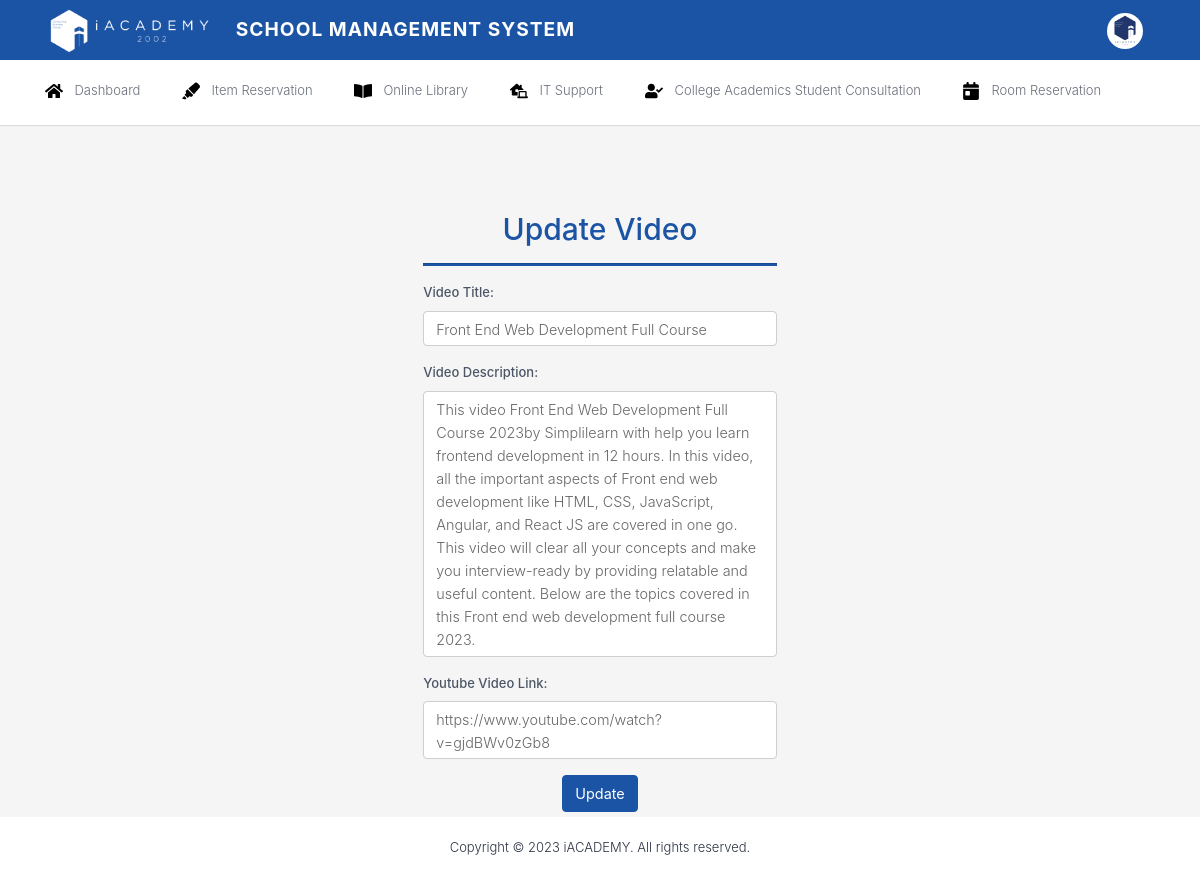
The app's page /update_video.php?updateid=25 (signed in) with its own data.
### tables this page shows
CREATE TABLE `videos` (
  `id` int(11) NOT NULL,
  `title` varchar(255) NOT NULL,
  `video` varchar(255) NOT NULL,
  `description` text NOT NULL,
  `uploader` varchar(255) NOT NULL,
  `timestamp` timestamp NOT NULL DEFAULT current_timestamp(),
  `is_deleted` tinyint(1) NOT NULL DEFAULT 0
);

### update_video.php (the view, shortened to what this page needs)
<?php
include('includes/database.php');
$update_id = $_GET['updateid'];
$select_query = "SELECT * FROM videos WHERE id = ?";
$stmt_select = $mysqli->prepare($select_query);
$stmt_select->bind_param("i", $update_id);
$stmt_select->execute();
$result_select = $stmt_select->get_result();
$row = $result_select->fetch_assoc();
$video_title = $row['title'];
$video_description = $row['description'];
$video_link = $row['video'];
?>
<!DOCTYPE html>
<html lang="en" dir="ltr">
<head>
  <link href="includes/appnewvampstable.css" rel="stylesheet" type="text/css">
  <link href="https://stackpath.bootstrapcdn.com/bootstrap/4.3.1/css/bootstrap.min.css" rel="stylesheet">
  <link href="includes/appnewvampstable.css" rel="stylesheet" type="text/css">
</head>
  <body>
    <div id="app">
      <div data-v-37f647ee="" id="wrapper" class="wrapper">
        <header data-v-10f215ae="" data-v-37f647ee="" id="topnav">
          <div data-v-10f215ae="" class="topbar-main d-flex align-items-center">
            <div data-v-10f215ae="" class="container-fluid">
              <div data-v-10f215ae="" class="logo">
                <a data-v-10f215ae="" class="logo active">
                  <span data-v-10f215ae="" class="logo-large">
                    <img data-v-10f215ae="" src="includes/newlogo-2020.png" height="50" alt="">
                    <small data-v-10f215ae="" class="ml-3 sms_nav font-weight-bold" style="font-size: 1.2rem;">School Management System</small>
                  </span>
                </a>
              </div>
              <div data-v-10f215ae="" class="menu-extras topbar-custom">
                <ul data-v-10f215ae="" class="list-inline float-right mb-0">
                  <li data-v-10f215ae="" class="list-inline-item dropdown notification-list">
                    <a data-v-10f215ae="" data-toggle="dropdown" href="https://portalv2.iacademy.edu.ph/callback/google?state=qGbwXtEAOJdmjOm9UXK5Kz4OUHr0qCSZ6VWdRBnn&amp;code=4%2F0AeaYSHBAcmeF8xhzyHrF6qg54CFcNQum5NcGxJxJ6jzdnQT_JzmOVIsyiqCcbOqTBMlMYQ&amp;scope=email+profile+openid+https%3A%2F%2Fwww.googleapis.com%2Fauth%2Fuserinfo.profile+https%3A%2F%2Fwww.googleapis.com%2Fauth%2Fuserinfo.email&amp;authuser=0&amp;hd=iacademy.edu.ph&amp;prompt=consent#"
                      role="button" aria-haspopup="false" aria-expanded="false" class="nav-link dropdown-toggle waves-effect nav-user">
                      <img data-v-10f215ae="" alt="user" class="rounded-circle ml-2" src="includes/default.png">
                    </a>
                  </li>
                </ul>
              </div>
              <div data-v-10f215ae="" class="clearfix"></div>
            </div>
          </div>
          <div data-v-10f215ae="" id="accordion" class="navbar-custom">
            <div data-v-10f215ae="" class="container">
              <div data-v-10f215ae="" id="navigation" style="display: flex !important;">
                <ul data-v-10f215ae="" id="collapseOne" aria-labelledby="headingOne" data-parent="#accordion" class="navigation-menu collapse">
                  <li data-v-10f215ae=""><a data-v-10f215ae="" class="waves-effect waves-primary active"><img data-v-10f215ae="" alt="" src="includes/home-solid.svg" class="mr-2"> <span data-v-10f215ae=""> Dashboard </span></a></li>
                  <li data-v-10f215ae=""><a data-v-10f215ae="" target="" class="waves-effect waves-primary asx"><img data-v-10f215ae="" src="includes/item-borrowing-solid.svg" alt="" class="mr-2"> <span data-v-10f215ae=""> Item Reservation </span></a></li>
                  <li data-v-10f215ae=""><a data-v-10f215ae="" target="_blank" class="waves-effect waves-primary asx"><img data-v-10f215ae="" src="includes/library-solid.svg" alt="" class="mr-2"> <span data-v-10f215ae=""> Online Library </span></a></li>
                  <li data-v-10f215ae=""><a data-v-10f215ae="" target="" class="waves-effect waves-primary asx"><img data-v-10f215ae="" src="includes/itsupp-solid.svg" alt="" class="mr-2"> <span data-v-10f215ae=""> IT Support </span></a></li>
                  <li data-v-10f215ae=""><a data-v-10f215ae="" target="" class="waves-effect waves-primary asx"><img data-v-10f215ae="" src="includes/college-consultation-solid.svg" alt="" class="mr-2"> <span data-v-10f215ae=""> College Academics Student Consultation </span></a></li>
                  <li data-v-10f215ae=""><a data-v-10f215ae="" target="" class="waves-effect waves-primary asx"><img data-v-10f215ae="" src="includes/room-reservationv2.svg" alt="" class="mr-2"> <span data-v-10f215ae=""> Room Reservation </span></a></li>
                </ul>
              </div>
            </div>
          </div>
        </header>
        <div data-v-37f647ee="" class="content-page">
          <div data-v-37f647ee="" class="content">
            <div data-v-37f647ee="" class="container">
              <div data-v-37f647ee="" class="mt-4">
                <div data-v-37f647ee="" class="row mt-2">
                  <div class="col-sm-12">
                    <div class="page-title-box d-flex align-items-center justify-content-between">
                    </div>
                  </div>
                </div>
              </div>
              <div data-v-37f647ee="" class="row row_newdash">
                <div data-v-37f647ee="" class="col-lg-6 col-sm-12 col-md-6">
                </div>
              </div>
              <div class="container">
                <div class="col-md-4 offset-md-4 form">
                  <form action="update_video.php" method="post" enctype="multipart/form-data">
                    <h2 class="text-prime-blue"><center>Update Video</center></h2>
                    <hr class="hr-isign">
                    <div class="form-group">
                        <label for="title">Video Title:</label>
                        <textarea class="form-control adjustable-input" placeholder="Enter Video Title" name="update_title" rows="1" autocomplete="off" required><?php echo $video_title; ?></textarea>
                    </div>
                    <div class="form-group">
                        <label for="">Video Description:</label>
                        <textarea class="form-control adjustable-input" placeholder="Enter Video Description" name="update_video_description" rows="1" autocomplete="off" required><?php echo $video_description; ?></textarea>
                    </div>
                    <div class="form-group">
                        <label for="">Youtube Video Link:</label>
                        <textarea class="form-control adjustable-input" placeholder="Enter Youtube Video Link" name="update_video" rows="1" autocomplete="off" required><?php echo $video_link; ?></textarea>
                    </div>
                    <center><input type="submit" class="btn btn-primary" name="add_submit" value="Update"></button></center>
                  </form>
                </div>
              </div>
            </div>
          </div>
        </div>
      </div>
      <div class="content">
        <footer class="footer mt-5">
          <div class="container-fluid">
            <div class="row">
              <div class="col-md-12">
                Copyright © 2023 iACADEMY. All rights reserved.
              </div>
            </div>
          </div>
        </footer>
      </div>
    </div>
</body>
</html>

### update_video.php (style rules this page uses)
.adjustable-input { overflow-y: hidden; padding-right: 20px; resize: none; }

### records on screen
videos: update_title "Front End Web Development Full Course", update_video_description "This video Front End Web Development Full Course 2023by Simplilearn with help you learn frontend development in 12 hours. In this video, all the important aspects of Front end web development like HTML, CSS, JavaScript, Angular, and React JS are covered in one go. This video will clear all your concepts and make you interview-ready by providing relatable and useful content. Below are the topics covered in this Front end web development full course 2023.", update_video "https://www.youtube.com/watch?v=gjdBWv0zGb8"
